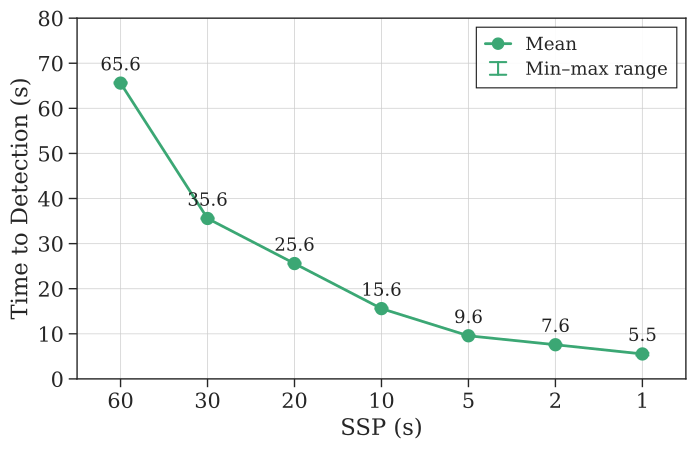

Python code for this plot:
#!/usr/bin/env python3
"""
Tamper detection — Time to Detection line plot.

For each SSP value: mean detection latency (filled marker + line),
min–max range (error bar). X positions are evenly spaced (categorical)
so all SSP values are readable regardless of their numeric spread.

Data: experiments/data/tamper-detection/results/state_publisher/SSP*ms-batch*.csv

Usage:
  cd experiments/plot
  python3 lineplot_tamper_detection.py
"""

import csv
import math
import statistics
from pathlib import Path

import matplotlib.pyplot as plt
import numpy as np
import seaborn as sns

# ── Paths ─────────────────────────────────────────────────────────────────────
SCRIPT_DIR = Path(__file__).parent.resolve()
DATA_DIR   = SCRIPT_DIR.parent / "data" / "tamper-detection" / "results" / "state_publisher"

# ── Style — aligned with barplot_attestation_time_v5_combined.py ─────────────
FONT_SCALE = 1.7
C_DATA     = "#3BA774"   # single dark green for line, markers, and error bars


# ── Data loading ──────────────────────────────────────────────────────────────
def load_data() -> dict[int, list[float]]:
    """Return {ssp_ms: [latency_s, ...]} for detected trials only."""
    data: dict[int, list[float]] = {}
    for f in sorted(DATA_DIR.glob("SSP*ms-batch*.csv")):
        with f.open(encoding="utf-8") as fh:
            for row in csv.DictReader(fh):
                if row["detected"] == "1" and row["latency_s"]:
                    ssp = int(row["ssp_ms"])
                    data.setdefault(ssp, []).append(float(row["latency_s"]))
    return data


# ── Plot ──────────────────────────────────────────────────────────────────────
def main() -> None:
    raw = load_data()
    if not raw:
        print(f"[ERR] No data found in {DATA_DIR}")
        return

    ssps_ms  = sorted(raw)
    ssps_s   = [s / 1000.0 for s in ssps_ms]
    means    = np.array([statistics.mean(raw[s])   for s in ssps_ms])
    mins     = np.array([min(raw[s])                for s in ssps_ms])
    maxs     = np.array([max(raw[s])                for s in ssps_ms])
    stds     = np.array([statistics.stdev(raw[s]) if len(raw[s]) > 1 else 0.0
                         for s in ssps_ms])
    ns       = [len(raw[s]) for s in ssps_ms]

    # Decreasing SSP order: curve descends left→right toward the blockchain floor,
    # visually showing the irreducible confirmation cost that SSP reduction cannot beat.
    ssps_ms  = list(reversed(ssps_ms))
    ssps_s   = list(reversed(ssps_s))
    means    = means[::-1]
    mins     = mins[::-1]
    maxs     = maxs[::-1]

    x_pos  = np.arange(len(ssps_ms), dtype=float)
    labels = [str(int(s)) if s == int(s) else str(s) for s in ssps_s]

    # ── Seaborn / Matplotlib setup ────────────────────────────────────────────
    sns.set_theme(
        context="paper", style="ticks",
        rc={"xtick.direction": "out", "ytick.direction": "out"},
        font_scale=FONT_SCALE,
    )
    plt.rcParams.update({"font.family": "serif", "pdf.fonttype": 42, "ps.fonttype": 42})
    

    fig, ax = plt.subplots(figsize=(7.0, 4.2))
    plt.subplots_adjust(left=0.11, right=0.98, top=0.98, bottom=0.12)

    # ── Min–max error bars ────────────────────────────────────────────────────
    ax.errorbar(
        x_pos, means,
        yerr=[means - mins, maxs - means],
        fmt="none",
        color=C_DATA, linewidth=1.5, capsize=5, capthick=1.5, zorder=4,
    )

    # ── Connecting line ───────────────────────────────────────────────────────
    ax.plot(x_pos, means,
            color=C_DATA, linewidth=2.0, zorder=3)

    # ── Filled mean markers ───────────────────────────────────────────────────
    ax.plot(x_pos, means, "o",
            color=C_DATA, markersize=8,
            markerfacecolor=C_DATA,
            markeredgecolor=C_DATA,
            markeredgewidth=1.6,
            zorder=5, label="Mean")

    # ── Value labels above each error-bar cap ─────────────────────────────────
    label_fs = plt.rcParams["font.size"] * 0.8
    y_range  = maxs[0] * 1.12          # approximate plot height used for offset scaling
    v_offset = y_range * 0.025         # ~2.5 % of plot height above the cap

    for xi, (me, mx) in enumerate(zip(means, maxs)):
        ax.text(xi, mx + v_offset, f"{me:.1f}",
                ha="center", va="bottom", fontsize=label_fs,
                color="#222222", zorder=6)

    # ── Axes ──────────────────────────────────────────────────────────────────
    ax.set_xlabel("SSP (s)")
    ax.set_ylabel("Time to Detection (s)")

    ax.set_xticks(x_pos)
    ax.set_xticklabels(labels)
    ax.set_xlim(-0.5, x_pos[-1] + 0.5)

    # Y from 0; top rounded up to nearest 10 with a small headroom for labels.
    y_top = math.ceil(maxs[0] * 1.12 / 10) * 10
    ax.set_ylim(0, y_top)
    ax.set_yticks(range(0, y_top + 1, 10))

    ax.tick_params(axis="both", which="major", length=6, width=1.0, direction="out")
    ax.grid(axis="both", which="major", linestyle="-", linewidth=0.7, alpha=0.75)

    ax.set_axisbelow(True)

    # ── Legend ────────────────────────────────────────────────────────────────
    from matplotlib.lines import Line2D
    from matplotlib.legend_handler import HandlerBase

    class _ErrorBarHandler(HandlerBase):
        """Draws a vertical stem with horizontal caps — matches the plot's error bars."""
        def create_artists(self, legend, handle, xd, yd, width, height, fontsize, trans):
            cx, cap_w, lw = width / 2, width * 0.32, 1.5
            stem  = Line2D([cx, cx],       [0, height],   color=C_DATA, lw=lw, transform=trans)
            t_cap = Line2D([cx-cap_w, cx+cap_w], [height, height], color=C_DATA, lw=lw, transform=trans)
            b_cap = Line2D([cx-cap_w, cx+cap_w], [0, 0],           color=C_DATA, lw=lw, transform=trans)
            return [stem, t_cap, b_cap]

    mean_handle = Line2D([0], [0], color=C_DATA, linewidth=2.0,
                         marker="o", markersize=8,
                         markerfacecolor=C_DATA, markeredgecolor=C_DATA,
                         label="Mean")
    eb_handle   = Line2D([], [], label="Min–max range")   # proxy; drawn by handler

    ax.legend(
        handles=[mean_handle, eb_handle],
        handler_map={eb_handle: _ErrorBarHandler()},
        loc="upper right",
        frameon=True, framealpha=0.9, fancybox=False,
        edgecolor="black", borderpad=0.5, handlelength=1.4, labelspacing=0.4,
        fontsize=label_fs,
    )
    # ── Console summary ───────────────────────────────────────────────────────
    print(f"\n{'SSP(s)':<8} {'n':>4} {'min':>7} {'mean':>7} {'max':>7} {'std':>7}")
    print("-" * 46)
    for s_ms, s_s, mn, me, mx, sd, n in zip(
            ssps_ms, ssps_s, mins, means, maxs, stds, ns):
        print(f"{s_s:<8.0f} {n:>4} {mn:>7.3f} {me:>7.3f} {mx:>7.3f} {sd:>7.3f}")

    # ── Save ──────────────────────────────────────────────────────────────────
    out = SCRIPT_DIR / "lineplot_tamper_detection.pdf"
    fig.savefig(out, dpi=300, bbox_inches="tight")
    plt.close(fig)
    print(f"\n[OK] Saved: {out.relative_to(SCRIPT_DIR.parent)}")


if __name__ == "__main__":
    main()
